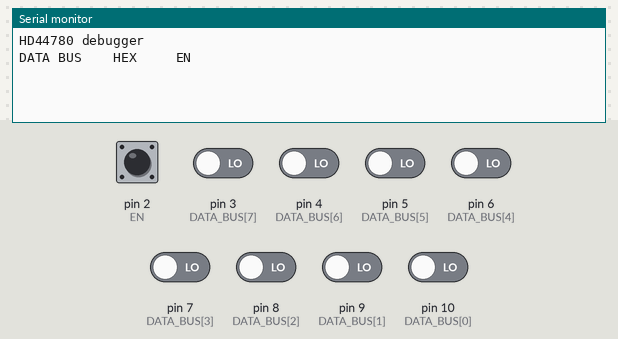
This sketch was run on a simulated Arduino Uno, built with avr-gcc and run on an emulated ATmega328P. Shown: the last lines printed to the serial monitor. The inputs (shaded band) are chosen by the test bench; at power-on: pin 2 (EN) HIGH, pin 3 (DATA_BUS[7]), pin 4 (DATA_BUS[6]), pin 5 (DATA_BUS[5]), pin 6 (DATA_BUS[4]), pin 7 (DATA_BUS[3]), pin 8 (DATA_BUS[2]), pin 9 (DATA_BUS[1]), pin 10 (DATA_BUS[0]) LOW.

Above: at 1.2 s.
1.3 s: pin 2 (EN) pulled LOW for 0.15 s
At 2.5 s:
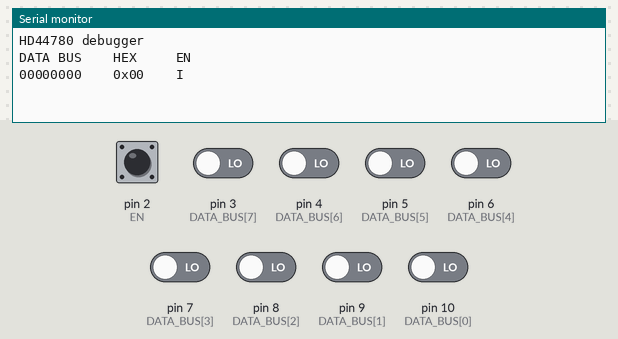
2.9 s: pin 2 (EN) driven LOW and pin 3 (DATA_BUS[7]) driven HIGH and pin 4 (DATA_BUS[6]) driven HIGH and pin 5 (DATA_BUS[5]) driven HIGH and pin 6 (DATA_BUS[4]) driven HIGH
At 3.8 s:
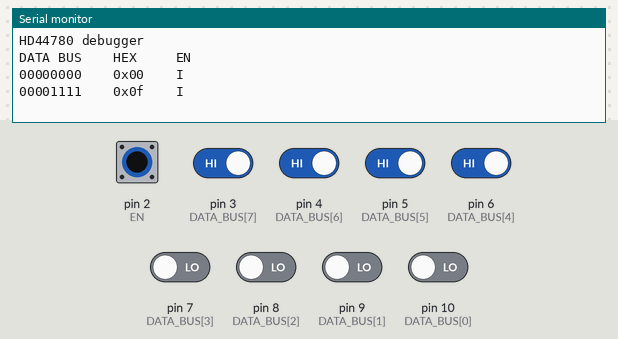

Measured:
- after the input at 1.3 s, the serial monitor: prints a new line at once (image 1)
- after the input at 2.9 s, the serial monitor: prints a new line at once (image 2)

The sketch:

hd44780_debugger.ino
```cpp
// (licence header left out)
#define EN 2
const byte DATA_BUS[] = {10, 9, 8, 7, 6, 5, 4, 3};

void setup() {
  pinMode(EN, INPUT_PULLUP);
  for(int pin=0; pin < 8; pin++) {
    pinMode(DATA_BUS[pin], INPUT);
  }

  Serial.begin(57600);
  Serial.println("HD44780 debugger");
  Serial.println("DATA BUS    HEX     EN");

  attachInterrupt(digitalPinToInterrupt(EN), onClk, FALLING);
}

void loop() {}

void onClk() {
  unsigned int data = 0;
    for(int pin=0; pin < 8; pin++) {
      byte b = digitalRead(DATA_BUS[pin]) ? 1 : 0;
      Serial.print(b);
      data = (data << 1) + b;   // Shifta di 1 e aggiunge il bit corrente. Serve per ricostruire il numero da binario
    }

    char output[50] = {};
    sprintf(output, "    0x%02x    %c",
      data,
      digitalRead(EN) ? 'D' : 'I'
    );
    Serial.println(output);
}
```
